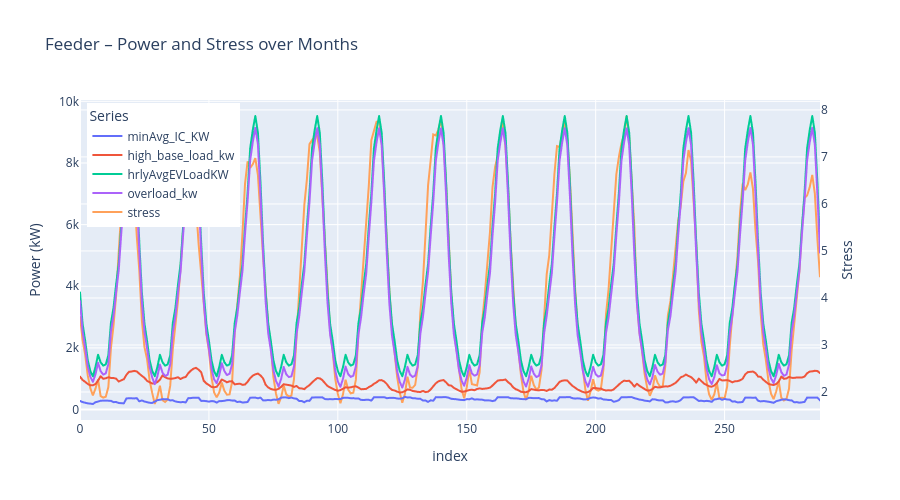

Notebook code cell kept with this figure:
### Code cell
import plotly.express as px

def interactive_results_plot(resultsDf):
    fig = px.line(
        resultsDf,
        x=resultsDf.index,
        y=["minAvg_IC_KW", "high_base_load_kw", "hrlyAvgEVLoadKW", "overload_kw"],
        width=900,
        height=500,
        hover_data=["month", "hour"],
        labels={"value": "kW", "variable": "Series"},
        title="Feeder – Power and Stress over Months"
    )

    # Add stress on secondary axis
    fig.add_scatter(x=resultsDf.index, y=resultsDf["stress"], mode="lines", name="stress", yaxis="y2")

    # Configure axes
    fig.update_layout(
        yaxis=dict(title="Power (kW)"),
        yaxis2=dict(title="Stress", overlaying="y", side="right"),
        legend=dict(x=0.01, y=0.99)
    )

    fig.show()
interactive_results_plot(hrlyResultsDf)

### Figure 1 — Plotly figure (JSON) as saved in the notebook; plotly's stock layout.template omitted (floating-point values rounded to 4 significant figures; data arrays with more than 128 entries replaced by an {"elided": "..."} marker saying what was removed)
{"data": [{"customdata": {"elided": "288x2 int values"}, "hovertemplate": "Series=minAvg_IC_KW<br>index=%{x}<br>kW=%{y}<br>month=%{customdata[0]}<br>hour=%{customdata[1]}<extra></extra>", "legendgroup": "minAvg_IC_KW", "line": {"color": "#636efa", "dash": "solid"}, "marker": {"symbol": "circle"}, "mode": "lines", "name": "minAvg_IC_KW", "showlegend": true, "type": "scattergl", "x": {"elided": "288 int values"}, "xaxis": "x", "y": {"elided": "288 float values"}, "yaxis": "y"}, {"customdata": {"elided": "288x2 int values"}, "hovertemplate": "Series=high_base_load_kw<br>index=%{x}<br>kW=%{y}<br>month=%{customdata[0]}<br>hour=%{customdata[1]}<extra></extra>", "legendgroup": "high_base_load_kw", "line": {"color": "#EF553B", "dash": "solid"}, "marker": {"symbol": "circle"}, "mode": "lines", "name": "high_base_load_kw", "showlegend": true, "type": "scattergl", "x": {"elided": "288 int values"}, "xaxis": "x", "y": {"elided": "288 float values"}, "yaxis": "y"}, {"customdata": {"elided": "288x2 int values"}, "hovertemplate": "Series=hrlyAvgEVLoadKW<br>index=%{x}<br>kW=%{y}<br>month=%{customdata[0]}<br>hour=%{customdata[1]}<extra></extra>", "legendgroup": "hrlyAvgEVLoadKW", "line": {"color": "#00cc96", "dash": "solid"}, "marker": {"symbol": "circle"}, "mode": "lines", "name": "hrlyAvgEVLoadKW", "showlegend": true, "type": "scattergl", "x": {"elided": "288 int values"}, "xaxis": "x", "y": {"elided": "288 float values"}, "yaxis": "y"}, {"customdata": {"elided": "288x2 int values"}, "hovertemplate": "Series=overload_kw<br>index=%{x}<br>kW=%{y}<br>month=%{customdata[0]}<br>hour=%{customdata[1]}<extra></extra>", "legendgroup": "overload_kw", "line": {"color": "#ab63fa", "dash": "solid"}, "marker": {"symbol": "circle"}, "mode": "lines", "name": "overload_kw", "showlegend": true, "type": "scattergl", "x": {"elided": "288 int values"}, "xaxis": "x", "y": {"elided": "288 float values"}, "yaxis": "y"}, {"mode": "lines", "name": "stress", "type": "scatter", "x": {"elided": "288 int values"}, "y": {"elided": "288 float values"}, "yaxis": "y2"}], "layout": {"height": 500, "legend": {"title": {"text": "Series"}, "tracegroupgap": 0, "x": 0.01, "y": 0.99}, "title": {"text": "Feeder – Power and Stress over Months"}, "width": 900, "xaxis": {"anchor": "y", "domain": [0, 1], "title": {"text": "index"}}, "yaxis": {"anchor": "x", "domain": [0, 1], "title": {"text": "Power (kW)"}}, "yaxis2": {"overlaying": "y", "side": "right", "title": {"text": "Stress"}}}}
